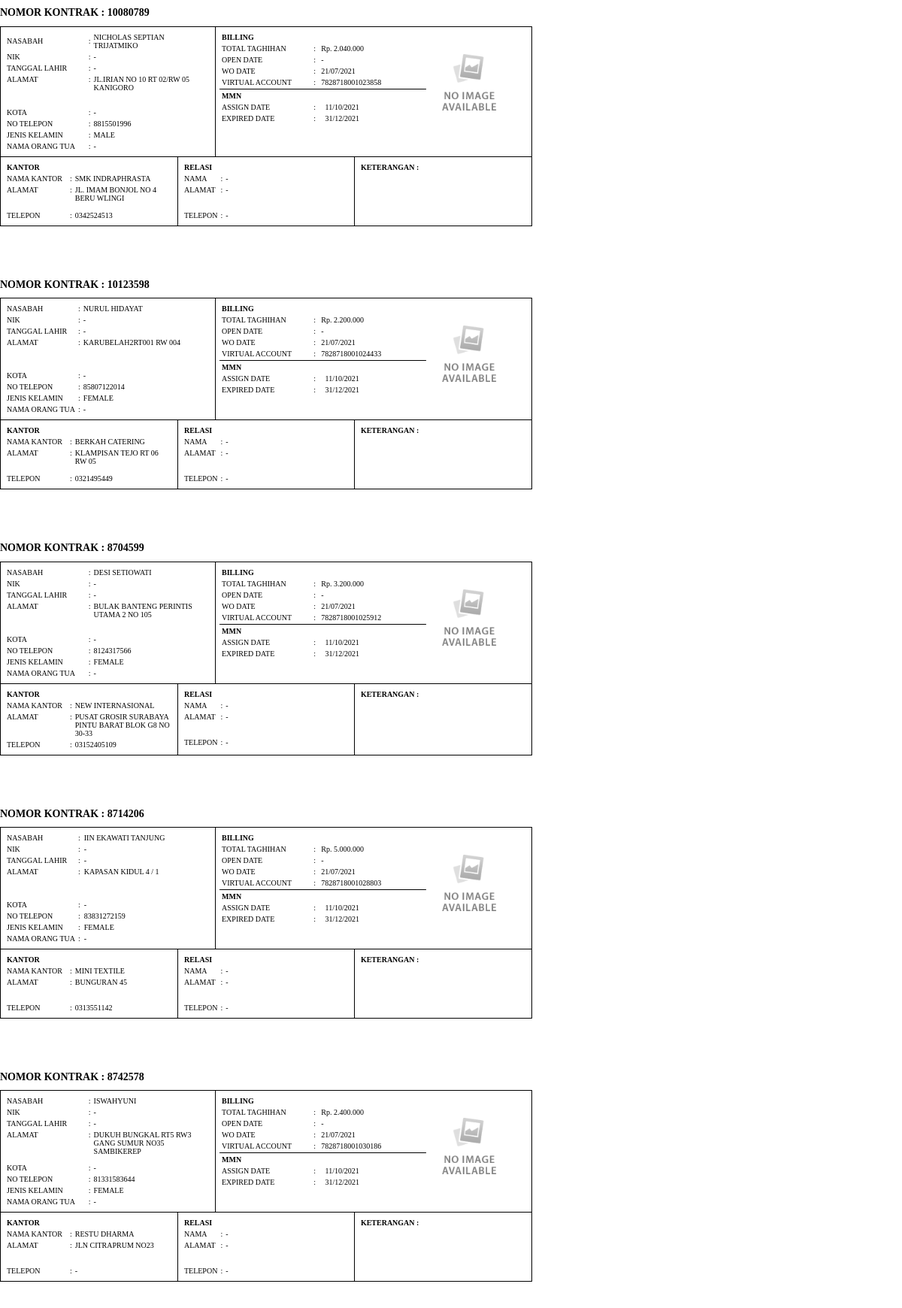
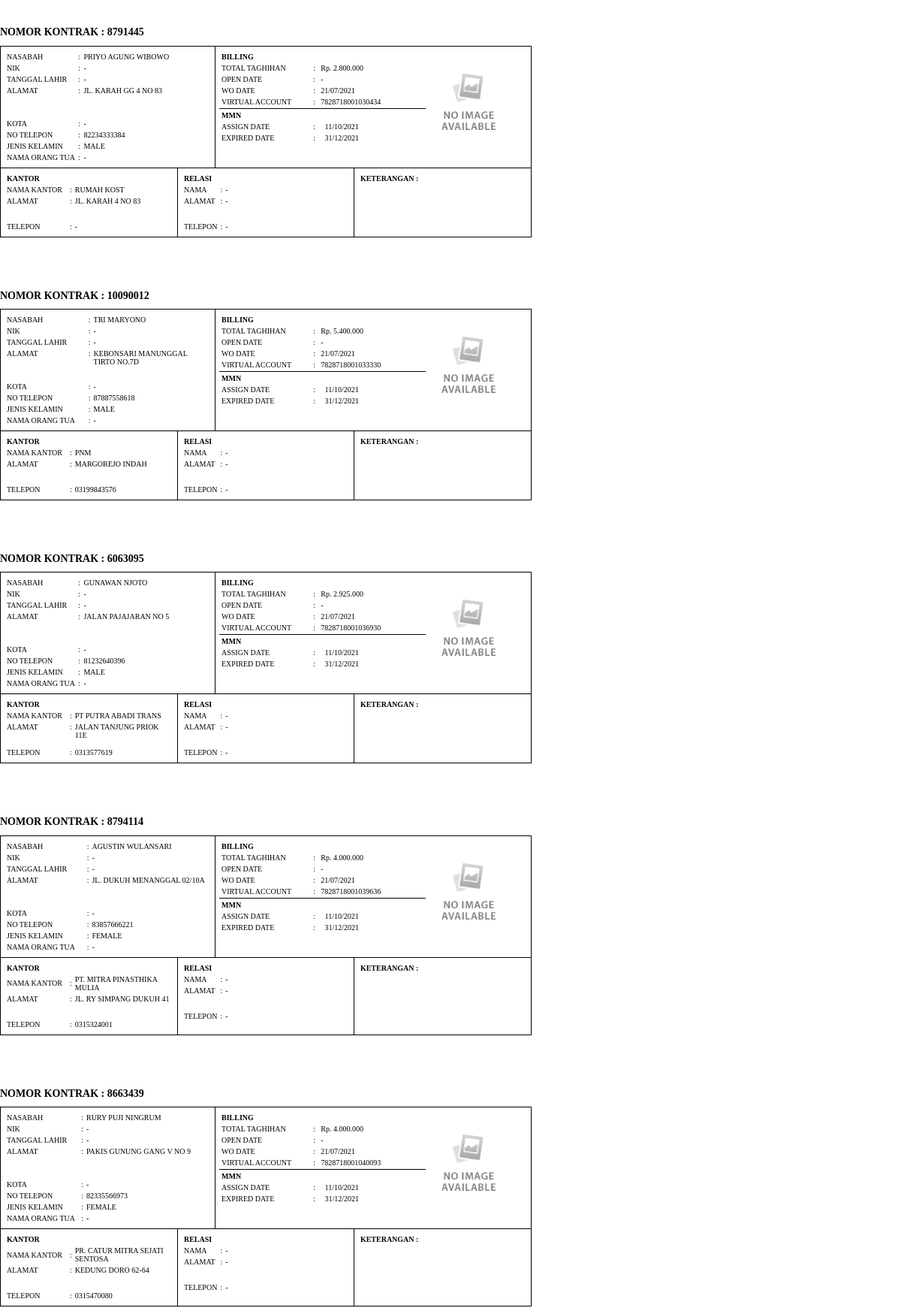
/main/dataTable/Ada Pundi (upper part), run on the app's committed database (2 pictures, top to bottom).
### tables this page shows
CREATE TABLE `assgn_okt_21_pt_mmn` (
  `TGL_ASSIGN` datetime DEFAULT NULL,
  `TGL_KEMBALI` datetime DEFAULT NULL,
  `OPEN_DATE` int(11) DEFAULT NULL,
  `WO_DATE` datetime DEFAULT NULL,
  `NO_KONTRAK` bigint(20) DEFAULT NULL,
  `NASABAH` varchar(31) DEFAULT NULL,
  `TOTAL_TAGIHAN` int(11) DEFAULT NULL,
  `VIRTUAL_ACCN` varchar(17) DEFAULT NULL,
  `HANDPHONE` bigint(20) DEFAULT NULL,
  `PRODUK` varchar(9) DEFAULT NULL,
  `JENIS` varchar(48) DEFAULT NULL,
  `TGL_LAHIR` varchar(19) DEFAULT NULL,
  `JENIS_KELAMIN` varchar(6) DEFAULT NULL,
  `IBU_KANDUNG` varchar(29) DEFAULT NULL,
  `Nomor_KTP` varchar(29) DEFAULT NULL,
  `TLPN_RUMAH` varchar(17) DEFAULT NULL,
  `ALAMAT_RUMAH` varchar(138) DEFAULT NULL,
  `KOTA` varchar(10) DEFAULT NULL,
  `KEC` int(11) DEFAULT NULL,
  `KANTOR` varchar(39) DEFAULT NULL,
  `ALAMAT_KANTOR` varchar(80) DEFAULT NULL,
  `TLPN_KANTOR` varchar(18) DEFAULT NULL,
  `NAMA_ECON` varchar(26) DEFAULT NULL,
  `ALAMAT_ECON` varchar(54) DEFAULT NULL,
  `HP_ECON` varchar(17) DEFAULT NULL,
  `NAMA_AGENCY` varchar(3) DEFAULT NULL
);

### application/views/pdf/a.php (the view, shortened to what the rows shown need)
<!DOCTYPE html>
<html lang="en">
<head>
    <link rel="stylesheet" href="<?= base_url('assets/cetak/style.css')?>">
</head>
<body>
<?php
        $servername = "localhost";
        $username = "root";
        $password = "";
        $dbname = "db_ptnauli";
        $conn = new mysqli($servername, $username, $password, $dbname);
        $data = array();
        $filter = str_replace('%20', ' ', $filter);
        $sql = "SELECT * FROM $param WHERE produk like '%$filter%'";
        $result = $conn->query($sql);
        while($row = mysqli_fetch_array($result)) {
            $data[] = $row;
        }
    ?>
    <?php for ($i=0; $i < count($data); $i++) { ?>
    <div class="container" style="margin-bottom:70px;">
        <h1 class="title-text" style="font-size: 14px;">
            NOMOR KONTRAK : <?= $data[$i]['NO_KONTRAK'] ?>
        </h1>
        <div class="grid">
            <div class="content-box inline-block" style="border-left: 1px solid black;border-top: 1px solid black;border-bottom:1px solid black">
                <div class="grid-inside-1">
                    <table>
                        <tr>
                            <td width="40%">NASABAH</td>
                            <td>:</td>
                            <td>
                                <?php if($data[$i]['NASABAH'] == null):?>
                                    -
                                <?php else:?>
                                    <?= strtoupper($data[$i]['NASABAH']); ?>
                                <?php endif ?>
                            </td>
                        </tr>
                        <tr>
                            <td>NIK</td>
                            <td>:</td>
                            <td>
                                <?php if($data[$i]['Nomor_KTP'] == null):?>
                                    -
                                <?php else:?>
                                    <?= $data[$i]['Nomor_KTP']?>
                                <?php endif ?>
                            </td>
                        </tr>
                        <tr>
                            <td>TANGGAL LAHIR</td>
                            <td>:</td>
                            <td>
                                <?php if($data[$i]['TGL_LAHIR'] == null):?>
                                    -
                                <?php else:?>
                                    <?= date("d/m/Y", strtotime($data[$i]['TGL_LAHIR']));?>
                                <?php endif ?>
                            </td>
                        </tr>
                        <tr>
                            <td valign="top">ALAMAT</td>
                            <td valign="top">:</td>
                            <td valign="top" height="40px" max-height="40px">
                                <?php if($data[$i]['ALAMAT_RUMAH'] == null):?>
                                    -
                                <?php else:?>
                                    <?= strtoupper($data[$i]['ALAMAT_RUMAH']);?>
                                <?php endif ?>
                            </td>
                        </tr>
                        <tr>
                            <td>KOTA</td>
                            <td>:</td>
                            <td>
                                <?php if($data[$i]['KEC'] == null):?>
                                    -
                                <?php else:?>
                                    <?= strtoupper($data[$i]['KEC'] . " - " . $data[$i]['KOTA']);?>
                                <?php endif ?>
                            </td>
                        </tr>
                        <tr>
                            <td>NO TELEPON</td>
                            <td>:</td>
                            <td>
                                <?php if($data[$i]['HANDPHONE'] == null):?>
                                    -
                                <?php else:?>
                                    <?= strtoupper($data[$i]['HANDPHONE']);?>
                                <?php endif ?>
                            </td>
                        </tr>
                        <tr>
                            <td>JENIS KELAMIN</td>
                            <td>:</td>
                            <td>
                                <?php if($data[$i]['JENIS_KELAMIN'] == null):?>
                                    -
                                <?php else:?>
                                    <?= strtoupper($data[$i]['JENIS_KELAMIN']);?>
                                <?php endif ?>
                            </td>
                        </tr>
                        <tr>
                            <td>NAMA ORANG TUA</td>
                            <td>:</td>
                            <td>
                                <?php if($data[$i]['IBU_KANDUNG'] == null):?>
                                    -
                                <?php else:?>
                                    <?= strtoupper($data[$i]['IBU_KANDUNG']);?>
                                <?php endif ?>
                            </td>
                        </tr>
                    </table>
                </div>
            </div>
            <div class="content-box inline-block" style="border-left: 1px solid black;border-top: 1px solid black;border-bottom:1px solid black">
                <div class="grid-inside-2">
                    <div class="grid3">
                        <table>
                            <tr>
                                <td><b>BILLING</b></td>
                            </tr>
                            <tr>
                                <td width="45%">TOTAL TAGHIHAN</td>
                                <td>:</td>
                                <td>
                                    <?php if($data[$i]['TOTAL_TAGIHAN'] == null):?>
                                        -
                                    <?php else:?>
                                        <?= 'Rp. '.strrev(implode('.',str_split(strrev(strval($data[$i]['TOTAL_TAGIHAN'])),3)));?>
                                    <?php endif ?>
                                </td>
                            </tr>
                            <tr>
                                <td>OPEN DATE</td>
                                <td>:</td>
                                <td>
                                    <?php if($data[$i]['OPEN_DATE'] == null):?>
                                        -
                                    <?php else:?>
                                        <?= date("d/m/Y", strtotime($data[$i]['OPEN_DATE']));?>
                                    <?php endif ?>
                                </td>
                            </tr>
                            <tr>
                                <td>WO DATE</td>
                                <td>:</td>
                                <td>
                                    <?php if($data[$i]['WO_DATE'] == null):?>
                                        -
                                    <?php else:?>
                                        <?= date("d/m/Y", strtotime($data[$i]['WO_DATE']));?>
                                    <?php endif ?>
                                </td>
                            </tr>
                            <tr>
                                <td>VIRTUAL ACCOUNT</td>
                                <td>:</td>
                                <td>
                                    <?php if($data[$i]['VIRTUAL_ACCN'] == null):?>
                                    -
                                    <?php else:?>
                                        <?= strtoupper($data[$i]['VIRTUAL_ACCN']);?>
                                    <?php endif ?>
                                </td>
                            </tr>
                        </table>
                    </div>
                    <div class="grid3" style="border-top: 1px solid black;">
                        <table>
                            <tr>
                                <td><b><?= strtoupper($data[$i]['NAMA_AGENCY']);?></b></td>
                            </tr>
                            <tr>
                                <td width="45%">ASSIGN DATE</td>
                                <td>:</td>
                                <td>
                                    <?php if($data[$i]['TGL_ASSIGN'] == null):?>
                                        -
                                    <?php else:?>
                                        <?= date("d/m/Y", strtotime($data[$i]['TGL_ASSIGN']));?>
                                    <?php endif ?>
                                </td>
                            </tr>
                            <tr>
                                <td>EXPIRED DATE</td>
                                <td>:</td>
                                <td>
                                    <?php if($data[$i]['TGL_KEMBALI'] == null):?>
                                        -
                                    <?php else:?>
                                        <?= date("d/m/Y", strtotime($data[$i]['TGL_KEMBALI']));?>
                                    <?php endif ?>
                                </td>
                            </tr>
                        </table>
                    </div>
                </div>
            </div>
            <div class="content-box inline-block" style="border-right: 1px solid black;border-bottom:1px solid black;border-top:1px solid black">
                <?php
                $conv_name = str_replace(' ', '_', $filter);
                $stats_img = 0;
                if ($stats_img == 1) {?>
                    <img src="<?= site_url('upload/image/'.strtolower($conv_name).'.png')?>" style="width: 100px; margin-top:20px">
                <?php }else{?>
                    <img src="<?= site_url('upload/image/no_image.png')?>" style="width: 100px; margin-top:20px">
                <?php } ?>
            </div>
        </div>
        <div class="grid1">
            <div class="content-box inline-block" style="border-left: 1px solid black;border-bottom:1px solid black;">
                <div class="grid-inside-1">
                    <table>
                        <tr>
                            <td><b>KANTOR</b></td>
                        </tr>
                        <tr>
                            <td width="80px">NAMA KANTOR</td>
                            <td>:</td>
                            <td>
                                <?php if($data[$i]['KANTOR'] == null):?>
                                    -
                                <?php else:?>
                                    <?= strtoupper($data[$i]['KANTOR']);?>
                                <?php endif ?>
                            </td>
                        </tr>
                        <tr>
                            <td valign="top">ALAMAT</td>
                            <td valign="top">:</td>
                            <td valign="top" height="30px" max-height="30px">
                                <?php if($data[$i]['ALAMAT_KANTOR'] == null):?>
                                    -
                                <?php else:?>
                                    <?= strtoupper($data[$i]['ALAMAT_KANTOR']);?>
                                <?php endif ?>
                            </td>
                        </tr>
                        <tr>
                            <td>TELEPON</td>
                            <td>:</td>
                            <td>
                                <?php if($data[$i]['TLPN_KANTOR'] == null):?>
                                    -
                                <?php else:?>
                                    <?= strtoupper($data[$i]['TLPN_KANTOR']);?>
                                <?php endif ?>
                            </td>
                        </tr>
                    </table>
                </div>
            </div>
            <div class="content-box inline-block" style="border-right: 1px solid black;border-left: 1px solid black;border-bottom:1px solid black;">
                <div class="grid-inside-2">
                    <table>
                        <tr>
                            <td><b>RELASI</b></td>
                        </tr>
                        <tr>
                            <td>NAMA</td>
                            <td>:</td>
                            <td>
                                <?php if($data[$i]['NAMA_ECON'] == null):?>
                                    -
                                <?php else:?>
                                    <?= strtoupper($data[$i]['NAMA_ECON']);?>
                                <?php endif ?>
                            </td>
                        </tr>
                        <tr>
                            <td valign="top">ALAMAT</td>
                            <td valign="top">:</td>
                            <td valign="top" height="30px" max-height="30px">
                                <?php if($data[$i]['ALAMAT_ECON'] == null):?>
                                    -
                                <?php else:?>
                                    <?= strtoupper($data[$i]['ALAMAT_ECON']);?>
                                <?php endif ?>
                            </td>
                        </tr>
                        <tr>
                            <td>TELEPON</td>
                            <td>:</td>
                            <td>
                                <?php if($data[$i]['HP_ECON'] == null):?>
                                    -
                                <?php else:?>
                                    <?= strtoupper($data[$i]['HP_ECON']);?>
                                <?php endif ?>
                            </td>
                        </tr>
                    </table>
                </div>
            </div>
            <div class="content-box inline-block" style="border-right: 1px solid black;border-bottom:1px solid black;">
                <table>
                    <tr>
                        <td><b>KETERANGAN :</b></td>
                    </tr>
                    <tr>
                        <td></td>
                    </tr>
                </table>
            </div>
        </div>
    </div>
    <?php } ?>
</body>
</html>

### data on the page
assgn_okt_21_pt_mmn: NO_KONTRAK "10080789", NASABAH "NICHOLAS SEPTIAN TRIJATMIKO", ALAMAT_RUMAH "JL.IRIAN NO 10 RT 02/RW 05 KANIGORO", HANDPHONE "8815501996", JENIS_KELAMIN "MALE", TOTAL_TAGIHAN "2.040.000", WO_DATE "21/07/2021", VIRTUAL_ACCN "7828718001023858", NAMA_AGENCY "MMN", TGL_ASSIGN "11/10/2021", TGL_KEMBALI "31/12/2021", KANTOR "SMK INDRAPHRASTA", ALAMAT_KANTOR "JL. IMAM BONJOL NO 4 BERU WLINGI", TLPN_KANTOR "0342524513"
assgn_okt_21_pt_mmn: NO_KONTRAK "10123598", NASABAH "NURUL HIDAYAT", ALAMAT_RUMAH "KARUBELAH2RT001 RW 004", HANDPHONE "85807122014", JENIS_KELAMIN "FEMALE", TOTAL_TAGIHAN "2.200.000", WO_DATE "21/07/2021", VIRTUAL_ACCN "7828718001024433", NAMA_AGENCY "MMN", TGL_ASSIGN "11/10/2021", TGL_KEMBALI "31/12/2021", KANTOR "BERKAH CATERING", ALAMAT_KANTOR "KLAMPISAN TEJO RT 06 RW 05", TLPN_KANTOR "0321495449"
assgn_okt_21_pt_mmn: NO_KONTRAK "8704599", NASABAH "DESI SETIOWATI", ALAMAT_RUMAH "BULAK BANTENG PERINTIS UTAMA 2 NO 105", HANDPHONE "8124317566", JENIS_KELAMIN "FEMALE", TOTAL_TAGIHAN "3.200.000", WO_DATE "21/07/2021", VIRTUAL_ACCN "7828718001025912", NAMA_AGENCY "MMN", TGL_ASSIGN "11/10/2021", TGL_KEMBALI "31/12/2021", KANTOR "NEW INTERNASIONAL", ALAMAT_KANTOR "PUSAT GROSIR SURABAYA PINTU BARAT BLOK G8 NO 30-33", TLPN_KANTOR "03152405109"
assgn_okt_21_pt_mmn: NO_KONTRAK "8714206", NASABAH "IIN EKAWATI TANJUNG", ALAMAT_RUMAH "KAPASAN KIDUL 4 / 1", HANDPHONE "83831272159", JENIS_KELAMIN "FEMALE", TOTAL_TAGIHAN "5.000.000", WO_DATE "21/07/2021", VIRTUAL_ACCN "7828718001028803", NAMA_AGENCY "MMN", TGL_ASSIGN "11/10/2021", TGL_KEMBALI "31/12/2021", KANTOR "MINI TEXTILE", ALAMAT_KANTOR "BUNGURAN 45", TLPN_KANTOR "0313551142"
assgn_okt_21_pt_mmn: NO_KONTRAK "8742578", NASABAH "ISWAHYUNI", ALAMAT_RUMAH "DUKUH BUNGKAL RT5 RW3 GANG SUMUR NO35 SAMBIKEREP", HANDPHONE "81331583644", JENIS_KELAMIN "FEMALE", TOTAL_TAGIHAN "2.400.000", WO_DATE "21/07/2021", VIRTUAL_ACCN "7828718001030186", NAMA_AGENCY "MMN", TGL_ASSIGN "11/10/2021", TGL_KEMBALI "31/12/2021", KANTOR "RESTU DHARMA", ALAMAT_KANTOR "JLN CITRAPRUM NO23"
assgn_okt_21_pt_mmn: NO_KONTRAK "8791445", NASABAH "PRIYO AGUNG WIBOWO", ALAMAT_RUMAH "JL. KARAH GG 4 NO 83", HANDPHONE "82234333384", JENIS_KELAMIN "MALE", TOTAL_TAGIHAN "2.800.000", WO_DATE "21/07/2021", VIRTUAL_ACCN "7828718001030434", NAMA_AGENCY "MMN", TGL_ASSIGN "11/10/2021", TGL_KEMBALI "31/12/2021", KANTOR "RUMAH KOST", ALAMAT_KANTOR "JL. KARAH 4 NO 83"
assgn_okt_21_pt_mmn: NO_KONTRAK "10090012", NASABAH "TRI MARYONO", ALAMAT_RUMAH "KEBONSARI MANUNGGAL TIRTO NO.7D", HANDPHONE "87887558618", JENIS_KELAMIN "MALE", TOTAL_TAGIHAN "5.400.000", WO_DATE "21/07/2021", VIRTUAL_ACCN "7828718001033330", NAMA_AGENCY "MMN", TGL_ASSIGN "11/10/2021", TGL_KEMBALI "31/12/2021", KANTOR "PNM", ALAMAT_KANTOR "MARGOREJO INDAH", TLPN_KANTOR "03199843576"
assgn_okt_21_pt_mmn: NO_KONTRAK "6063095", NASABAH "GUNAWAN NJOTO", ALAMAT_RUMAH "JALAN PAJAJARAN NO 5", HANDPHONE "81232640396", JENIS_KELAMIN "MALE", TOTAL_TAGIHAN "2.925.000", WO_DATE "21/07/2021", VIRTUAL_ACCN "7828718001036930", NAMA_AGENCY "MMN", TGL_ASSIGN "11/10/2021", TGL_KEMBALI "31/12/2021", KANTOR "PT PUTRA ABADI TRANS", ALAMAT_KANTOR "JALAN TANJUNG PRIOK 11E", TLPN_KANTOR "0313577619"
assgn_okt_21_pt_mmn: NO_KONTRAK "8794114", NASABAH "AGUSTIN WULANSARI", ALAMAT_RUMAH "JL. DUKUH MENANGGAL 02/10A", HANDPHONE "83857666221", JENIS_KELAMIN "FEMALE", TOTAL_TAGIHAN "4.000.000", WO_DATE "21/07/2021", VIRTUAL_ACCN "7828718001039636", NAMA_AGENCY "MMN", TGL_ASSIGN "11/10/2021", TGL_KEMBALI "31/12/2021", KANTOR "PT. MITRA PINASTHIKA MULIA", ALAMAT_KANTOR "JL. RY SIMPANG DUKUH 41", TLPN_KANTOR "0315324001"
assgn_okt_21_pt_mmn: NO_KONTRAK "8663439", NASABAH "RURY PUJI NINGRUM", ALAMAT_RUMAH "PAKIS GUNUNG GANG V NO 9", HANDPHONE "82335566973", JENIS_KELAMIN "FEMALE", TOTAL_TAGIHAN "4.000.000", WO_DATE "21/07/2021", VIRTUAL_ACCN "7828718001040093", NAMA_AGENCY "MMN", TGL_ASSIGN "11/10/2021", TGL_KEMBALI "31/12/2021", KANTOR "PR. CATUR MITRA SEJATI SENTOSA", ALAMAT_KANTOR "KEDUNG DORO 62-64", TLPN_KANTOR "0315470080"
